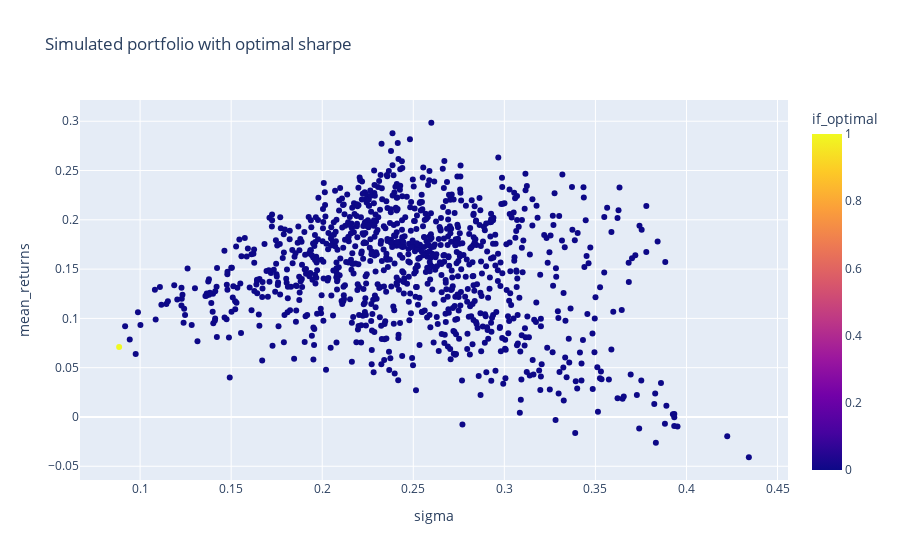

The notebook cell saved with this chart:
### Code cell
fig = px.scatter(simulated_portfolio, x = 'sigma', y = 'mean_returns', color = 'if_optimal',
 hover_data = ['sharpe'], title ='Simulated portfolio with optimal sharpe' )
fig.show( )

### Figure 1 — Plotly figure (JSON) as saved in the notebook; plotly's stock layout.template omitted (floating-point values rounded to 4 significant figures; data arrays with more than 128 entries replaced by an {"elided": "..."} marker saying what was removed)
{"data": [{"customdata": {"elided": "1000x1 float values"}, "hovertemplate": "sigma=%{x}<br>mean_returns=%{y}<br>sharpe=%{customdata[0]}<br>if_optimal=%{marker.color}<extra></extra>", "legendgroup": "", "marker": {"color": {"elided": "1000 int values"}, "coloraxis": "coloraxis", "symbol": "circle"}, "mode": "markers", "name": "", "orientation": "v", "showlegend": false, "type": "scatter", "x": {"elided": "1000 float values"}, "xaxis": "x", "y": {"elided": "1000 float values"}, "yaxis": "y"}], "layout": {"coloraxis": {"colorbar": {"title": {"text": "if_optimal"}}, "colorscale": [[0, "#0d0887"], [0.1111, "#46039f"], [0.2222, "#7201a8"], [0.3333, "#9c179e"], [0.4444, "#bd3786"], [0.5556, "#d8576b"], [0.6667, "#ed7953"], [0.7778, "#fb9f3a"], [0.8889, "#fdca26"], [1, "#f0f921"]]}, "legend": {"tracegroupgap": 0}, "title": {"text": "Simulated portfolio with optimal sharpe"}, "xaxis": {"anchor": "y", "domain": [0, 1], "title": {"text": "sigma"}}, "yaxis": {"anchor": "x", "domain": [0, 1], "title": {"text": "mean_returns"}}}}
